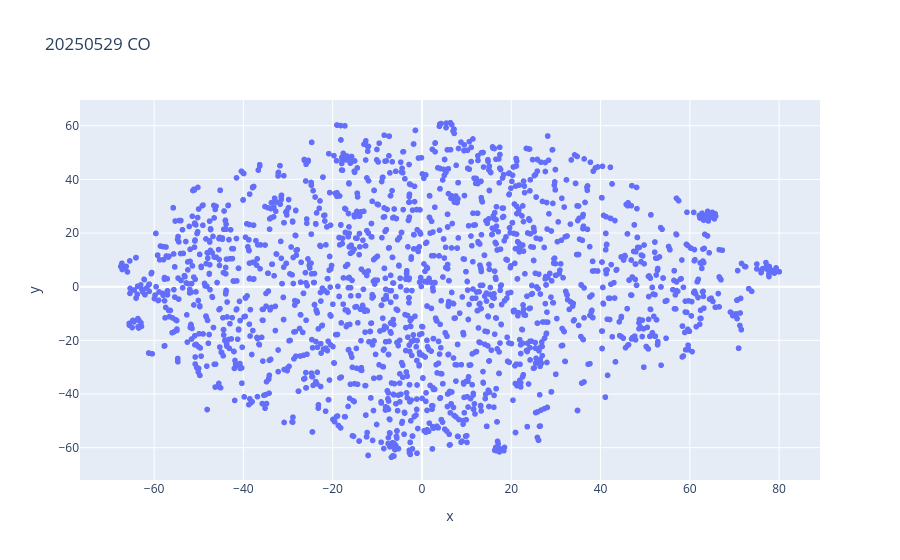

Here is the notebook cell this chart was saved with:
### Code cell
fig.show()

### Figure 1 — Plotly figure (JSON) as saved in the notebook; plotly's stock layout.template omitted (floating-point values rounded to 4 significant figures; data arrays with more than 128 entries replaced by an {"elided": "..."} marker saying what was removed)
{"data": [{"customdata": {"elided": "2010x2 mixed values"}, "hovertemplate": "x=%{x}<br>y=%{y}<br>sbert_text=%{customdata[0]}<br>GlobalEventID=%{customdata[1]}<extra></extra>", "legendgroup": "", "marker": {"color": "#636efa", "symbol": "circle"}, "mode": "markers", "name": "", "showlegend": false, "type": "scattergl", "x": {"elided": "2010 float values"}, "xaxis": "x", "y": {"elided": "2010 float values"}, "yaxis": "y"}], "layout": {"legend": {"tracegroupgap": 0}, "title": {"text": "20250529 CO"}, "xaxis": {"anchor": "y", "domain": [0, 1], "title": {"text": "x"}}, "yaxis": {"anchor": "x", "domain": [0, 1], "title": {"text": "y"}}}}
